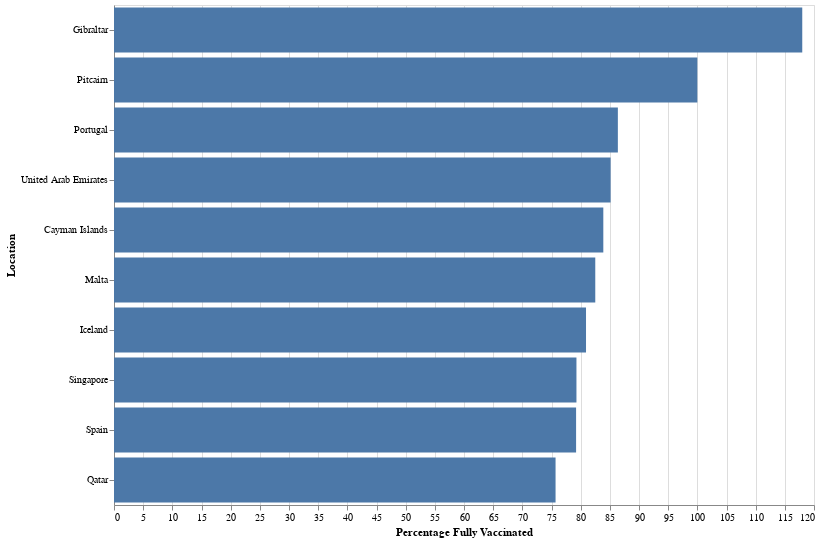

Write notebook code for a chart like this one.
### Code cell
plot_bars(full_vaccinations_by_countries, 'Percentage Fully Vaccinated:Q', 'Location:O', plot_type='fully_vaccinated', k=10)

### Figure 1 — Vega-Lite specification as saved in the notebook (floating-point values rounded to 4 significant figures)
{"config": {"view": {"continuousWidth": 400, "continuousHeight": 300}}, "data": {"name": "data-3b4a047529f9d153d48daccb26c65741"}, "mark": "bar", "encoding": {"tooltip": [{"type": "nominal", "field": "Collection Date"}, {"type": "quantitative", "field": "Population"}, {"type": "nominal", "field": "Location"}, {"type": "quantitative", "field": "People Fully Vaccinated"}, {"type": "quantitative", "field": "Percentage Fully Vaccinated"}], "x": {"type": "quantitative", "field": "Percentage Fully Vaccinated"}, "y": {"type": "ordinal", "field": "Location", "sort": null}}, "height": 500, "width": 700, "$schema": "https://vega.github.io/schema/vega-lite/v4.8.1.json", "datasets": {"data-3b4a047529f9d153d48daccb26c65741": [{"Location": "Gibraltar", "Collection Date": "2021-10-15", "Total Vaccinations": 81970.0, "People Vaccinated": 39970.0, "People Fully Vaccinated": 39750.0, "Population": 33690.0, "Percentage Fully Vaccinated": 118.0}, {"Location": "Pitcairn", "Collection Date": "2021-09-07", "Total Vaccinations": 94.0, "People Vaccinated": 47.0, "People Fully Vaccinated": 47.0, "Population": 47.0, "Percentage Fully Vaccinated": 100.0}, {"Location": "Portugal", "Collection Date": "2021-10-11", "Total Vaccinations": 16100000.0, "People Vaccinated": 8976000.0, "People Fully Vaccinated": 8783000.0, "Population": 10170000.0, "Percentage Fully Vaccinated": 86.38}, {"Location": "United Arab Emirates", "Collection Date": "2021-10-15", "Total Vaccinations": 20620000.0, "People Vaccinated": 9495000.0, "People Fully Vaccinated": 8506000.0, "Population": 9991000.0, "Percentage Fully Vaccinated": 85.13}, {"Location": "Cayman Islands", "Collection Date": "2021-10-14", "Total Vaccinations": 109900.0, "People Vaccinated": 55780.0, "People Fully Vaccinated": 55780.0, "Population": 66500.0, "Percentage Fully Vaccinated": 83.88}, {"Location": "Malta", "Collection Date": "2021-10-14", "Total Vaccinations": 848400.0, "People Vaccinated": 425200.0, "People Fully Vaccinated": 424500.0, "Population": 514600.0, "Percentage Fully Vaccinated": 82.5}, {"Location": "Iceland", "Collection Date": "2021-10-14", "Total Vaccinations": 562400.0, "People Vaccinated": 282300.0, "People Fully Vaccinated": 277800.0, "Population": 343400.0, "Percentage Fully Vaccinated": 80.92}, {"Location": "Singapore", "Collection Date": "2021-10-14", "Total Vaccinations": 9787000.0, "People Vaccinated": 4730000.0, "People Fully Vaccinated": 4675000.0, "Population": 5897000.0, "Percentage Fully Vaccinated": 79.28}, {"Location": "Spain", "Collection Date": "2021-10-14", "Total Vaccinations": 70980000.0, "People Vaccinated": 37870000.0, "People Fully Vaccinated": 37030000.0, "Population": 46750000.0, "Percentage Fully Vaccinated": 79.21}, {"Location": "Qatar", "Collection Date": "2021-09-11", "Total Vaccinations": 4579000.0, "People Vaccinated": 2360000.0, "People Fully Vaccinated": 2218000.0, "Population": 2931000.0, "Percentage Fully Vaccinated": 75.7}]}}
